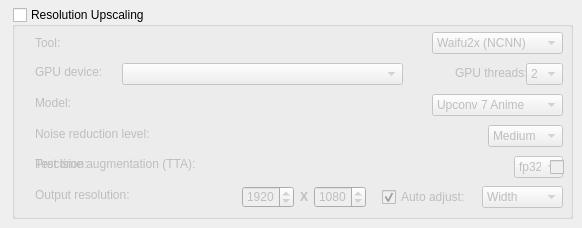
        <widget class="QWidget" name="UpscalingTab">
         <attribute name="title">
          <string>Upscaling</string>
         </attribute>
         <widget class="QGroupBox" name="UpscalingGB">
          <property name="geometry">
           <rect>
            <x>12</x>
            <y>7</y>
            <width>561</width>
            <height>212</height>
           </rect>
          </property>
          <property name="toolTip">
           <string>Enables/disables resolution upscaling.</string>
          </property>
          <property name="title">
           <string>Resolution Upscaling</string>
          </property>
          <property name="checkable">
           <bool>true</bool>
          </property>
          <property name="checked">
           <bool>false</bool>
          </property>
          <widget class="QLabel" name="GPUThreadUpscaleLabel">
           <property name="geometry">
            <rect>
             <x>443</x>
             <y>56</y>
             <width>71</width>
             <height>20</height>
            </rect>
           </property>
           <property name="text">
            <string>GPU threads:</string>
           </property>
          </widget>
          <widget class="QComboBox" name="ToolUpscaleDD">
           <property name="geometry">
            <rect>
             <x>420</x>
             <y>25</y>
             <width>131</width>
             <height>22</height>
            </rect>
           </property>
           <property name="toolTip">
            <string>The upscaling tool to use.</string>
           </property>
           <property name="currentText">
            <string>Waifu2x (NCNN)</string>
           </property>
           <property name="currentIndex">
            <number>0</number>
           </property>
           <item>
            <property name="text">
             <string>Waifu2x (NCNN)</string>
            </property>
           </item>
           <item>
            <property name="text">
             <string>RealSR (NCNN)</string>
            </property>
           </item>
          </widget>
          <widget class="QLabel" name="ToolUpscaleLabel">
           <property name="geometry">
            <rect>
             <x>23</x>
             <y>28</y>
             <width>49</width>
             <height>16</height>
            </rect>
           </property>
           <property name="text">
            <string>Tool:</string>
           </property>
          </widget>
          <widget class="QComboBox" name="GPUThreadUpscaleDD">
           <property name="geometry">
            <rect>
             <x>514</x>
             <y>56</y>
             <width>37</width>
             <height>22</height>
            </rect>
           </property>
           <property name="toolTip">
            <string>Sets the number of GPU threads to use for upscaling.</string>
           </property>
           <property name="currentIndex">
            <number>1</number>
           </property>
           <item>
            <property name="text">
             <string>1</string>
            </property>
           </item>
           <item>
            <property name="text">
             <string>2</string>
            </property>
           </item>
           <item>
            <property name="text">
             <string>3</string>
            </property>
           </item>
           <item>
            <property name="text">
             <string>4</string>
            </property>
           </item>
          </widget>
          <widget class="QComboBox" name="GPUUpscaleDD">
           <property name="geometry">
            <rect>
             <x>110</x>
             <y>56</y>
             <width>281</width>
             <height>22</height>
            </rect>
           </property>
           <property name="toolTip">
            <string>Sets the GPU to use for frame rendering.</string>
           </property>
          </widget>
          <widget class="QLabel" name="GPULabel">
           <property name="geometry">
            <rect>
             <x>23</x>
             <y>57</y>
             <width>81</width>
             <height>16</height>
            </rect>
           </property>
           <property name="text">
            <string>GPU device:</string>
           </property>
          </widget>
          <widget class="QComboBox" name="ModelUpscaleDD">
           <property name="geometry">
            <rect>
             <x>420</x>
             <y>87</y>
             <width>131</width>
             <height>22</height>
            </rect>
           </property>
           <property name="toolTip">
            <string>Sets the model to use for Waifu2x.</string>
           </property>
           <item>
            <property name="text">
             <string>Upconv 7 Anime</string>
            </property>
           </item>
           <item>
            <property name="text">
             <string>Upconv 7 Photo</string>
            </property>
           </item>
           <item>
            <property name="text">
             <string>Cunet (2D)</string>
            </property>
           </item>
           <item>
            <property name="text">
             <string>DeNoise Only</string>
            </property>
           </item>
          </widget>
          <widget class="QLabel" name="ModelUpscaleLabel">
           <property name="geometry">
            <rect>
             <x>23</x>
             <y>88</y>
             <width>52</width>
             <height>16</height>
            </rect>
           </property>
           <property name="text">
            <string>Model:</string>
           </property>
          </widget>
          <widget class="QLabel" name="NoiseReduc2xLabel">
           <property name="geometry">
            <rect>
             <x>23</x>
             <y>119</y>
             <width>141</width>
             <height>16</height>
            </rect>
           </property>
           <property name="text">
            <string>Noise reduction level:</string>
           </property>
          </widget>
          <widget class="QComboBox" name="NoiseReduc2xDD">
           <property name="geometry">
            <rect>
             <x>476</x>
             <y>118</y>
             <width>75</width>
             <height>22</height>
            </rect>
           </property>
           <property name="toolTip">
            <string>Sets the noise reduction level for Waifu2x.</string>
           </property>
           <property name="currentIndex">
            <number>2</number>
           </property>
           <item>
            <property name="text">
             <string>None</string>
            </property>
           </item>
           <item>
            <property name="text">
             <string>Low</string>
            </property>
           </item>
           <item>
            <property name="text">
             <string>Medium</string>
            </property>
           </item>
           <item>
            <property name="text">
             <string>High</string>
            </property>
           </item>
           <item>
            <property name="text">
             <string>Highest</string>
            </property>
           </item>
          </widget>
          <widget class="QLabel" name="Precision2xLabel">
           <property name="geometry">
            <rect>
             <x>23</x>
             <y>149</y>
             <width>58</width>
             <height>16</height>
            </rect>
           </property>
           <property name="text">
            <string>Precision:</string>
           </property>
          </widget>
          <widget class="QComboBox" name="Precision2xDD">
           <property name="geometry">
            <rect>
             <x>502</x>
             <y>149</y>
             <width>49</width>
             <height>22</height>
            </rect>
           </property>
           <property name="toolTip">
            <string>Sets the color precision for the upscaled video.</string>
           </property>
           <item>
            <property name="text">
             <string>fp32</string>
            </property>
           </item>
           <item>
            <property name="text">
             <string>fp16</string>
            </property>
           </item>
          </widget>
          <widget class="QLabel" name="OutResolutionLabel">
           <property name="geometry">
            <rect>
             <x>23</x>
             <y>180</y>
             <width>121</width>
             <height>16</height>
            </rect>
           </property>
           <property name="text">
            <string>Output resolution:</string>
           </property>
          </widget>
          <widget class="QSpinBox" name="Width2xNUD">
           <property name="geometry">
            <rect>
             <x>230</x>
             <y>179</y>
             <width>52</width>
             <height>22</height>
            </rect>
           </property>
           <property name="toolTip">
            <string>The output width.</string>
           </property>
           <property name="minimum">
            <number>640</number>
           </property>
           <property name="maximum">
            <number>7680</number>
           </property>
           <property name="value">
            <number>1920</number>
           </property>
          </widget>
          <widget class="QLabel" name="Eks2Label">
           <property name="geometry">
            <rect>
             <x>288</x>
             <y>182</y>
             <width>19</width>
             <height>16</height>
            </rect>
           </property>
           <property name="text">
            <string>&lt;html&gt;&lt;head/&gt;&lt;body&gt;&lt;p&gt;&lt;span style=&quot; font-weight:700;&quot;&gt;X&lt;/span&gt;&lt;/p&gt;&lt;/body&gt;&lt;/html&gt;</string>
           </property>
          </widget>
          <widget class="QSpinBox" name="Height2xNUD">
           <property name="geometry">
            <rect>
             <x>302</x>
             <y>179</y>
             <width>52</width>
             <height>22</height>
            </rect>
           </property>
           <property name="toolTip">
            <string>The output height.</string>
           </property>
           <property name="minimum">
            <number>360</number>
           </property>
           <property name="maximum">
            <number>4320</number>
           </property>
           <property name="value">
            <number>1080</number>
           </property>
          </widget>
          <widget class="QComboBox" name="AutoAdjDD">
           <property name="geometry">
            <rect>
             <x>470</x>
             <y>179</y>
             <width>81</width>
             <height>22</height>
            </rect>
           </property>
           <property name="toolTip">
            <string>Sets the side to auto adjust.</string>
           </property>
           <property name="currentIndex">
            <number>1</number>
           </property>
           <item>
            <property name="text">
             <string>Height</string>
            </property>
           </item>
           <item>
            <property name="text">
             <string>Width</string>
            </property>
           </item>
          </widget>
          <widget class="QCheckBox" name="AutoAdjCB">
           <property name="geometry">
            <rect>
             <x>370</x>
             <y>180</y>
             <width>101</width>
             <height>20</height>
            </rect>
           </property>
           <property name="toolTip">
            <string>enables auto adjusting the output resoltion.</string>
           </property>
           <property name="text">
            <string>Auto adjust:</string>
           </property>
           <property name="checked">
            <bool>true</bool>
           </property>
          </widget>
          <widget class="QLabel" name="TTA2xLabel">
           <property name="geometry">
            <rect>
             <x>23</x>
             <y>149</y>
             <width>191</width>
             <height>16</height>
            </rect>
           </property>
           <property name="text">
            <string>Test time augmentation (TTA):</string>
           </property>
          </widget>
          <widget class="QCheckBox" name="TTA2xCB">
           <property name="geometry">
            <rect>
             <x>538</x>
             <y>150</y>
             <width>19</width>
             <height>20</height>
            </rect>
           </property>
           <property name="toolTip">
            <string>Sets test time augmentation (slow!).</string>
           </property>
           <property name="text">
            <string/>
           </property>
          </widget>
         </widget>
        </widget>
